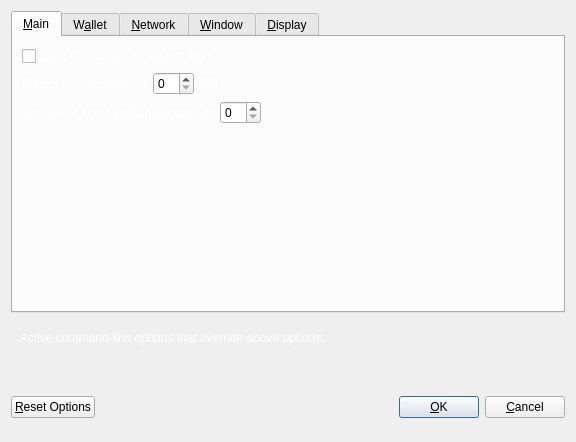
<?xml version="1.0" encoding="UTF-8"?>
<ui version="4.0">
 <class>OptionsDialog</class>
 <widget class="QDialog" name="OptionsDialog">
  <property name="geometry">
   <rect>
    <x>0</x>
    <y>0</y>
    <width>576</width>
    <height>442</height>
   </rect>
  </property>
  <property name="windowTitle">
   <string>Options</string>
  </property>
  <property name="modal">
   <bool>true</bool>
  </property>
  <layout class="QVBoxLayout" name="verticalLayout">
   <item>
    <widget class="QTabWidget" name="tabWidget">
     <property name="currentIndex">
      <number>0</number>
     </property>
     <widget class="QWidget" name="tabMain">
      <attribute name="title">
       <string>&amp;Main</string>
      </attribute>
      <layout class="QVBoxLayout" name="verticalLayout_Main">
       <item>
        <widget class="QCheckBox" name="bitcoinAtStartup">
         <property name="toolTip">
          <string>Automatically start Caluracoin after logging in to the system.</string>
         </property>
         <property name="styleSheet">
          <string notr="true">color:#fff;</string>
         </property>
         <property name="text">
          <string>&amp;Start Caluracoin on system login</string>
         </property>
        </widget>
       </item>
       <item>
        <layout class="QHBoxLayout" name="horizontalLayout_2_Main">
         <item>
          <widget class="QLabel" name="databaseCacheLabel">
           <property name="styleSheet">
            <string notr="true">color:#fff;</string>
           </property>
           <property name="text">
            <string>Size of &amp;database cache</string>
           </property>
           <property name="textFormat">
            <enum>Qt::PlainText</enum>
           </property>
           <property name="buddy">
            <cstring>databaseCache</cstring>
           </property>
          </widget>
         </item>
         <item>
          <widget class="QSpinBox" name="databaseCache"/>
         </item>
         <item>
          <widget class="QLabel" name="databaseCacheUnitLabel">
           <property name="styleSheet">
            <string notr="true">color:#fff;</string>
           </property>
           <property name="text">
            <string>MB</string>
           </property>
           <property name="textFormat">
            <enum>Qt::PlainText</enum>
           </property>
          </widget>
         </item>
         <item>
          <spacer name="horizontalSpacer_2_Main">
           <property name="orientation">
            <enum>Qt::Horizontal</enum>
           </property>
           <property name="sizeHint" stdset="0">
            <size>
             <width>40</width>
             <height>20</height>
            </size>
           </property>
          </spacer>
         </item>
        </layout>
       </item>
       <item>
        <layout class="QHBoxLayout" name="horizontalLayout_3_Main">
         <item>
          <widget class="QLabel" name="threadsScriptVerifLabel">
           <property name="styleSheet">
            <string notr="true">color:#fff;</string>
           </property>
           <property name="text">
            <string>Number of script &amp;verification threads</string>
           </property>
           <property name="textFormat">
            <enum>Qt::PlainText</enum>
           </property>
           <property name="buddy">
            <cstring>threadsScriptVerif</cstring>
           </property>
          </widget>
         </item>
         <item>
          <widget class="QSpinBox" name="threadsScriptVerif">
           <property name="toolTip">
            <string>(0 = auto, &lt;0 = leave that many cores free)</string>
           </property>
          </widget>
         </item>
         <item>
          <spacer name="horizontalSpacer_3_Main">
           <property name="orientation">
            <enum>Qt::Horizontal</enum>
           </property>
           <property name="sizeHint" stdset="0">
            <size>
             <width>40</width>
             <height>20</height>
            </size>
           </property>
          </spacer>
         </item>
        </layout>
       </item>
       <item>
        <spacer name="verticalSpacer_2">
         <property name="orientation">
          <enum>Qt::Vertical</enum>
         </property>
         <property name="sizeHint" stdset="0">
          <size>
           <width>20</width>
           <height>40</height>
          </size>
         </property>
        </spacer>
       </item>
      </layout>
     </widget>
     <widget class="QWidget" name="tabWallet">
      <attribute name="title">
       <string>W&amp;allet</string>
      </attribute>
      <layout class="QVBoxLayout" name="verticalLayout_Wallet">
       <item>
        <layout class="QHBoxLayout" name="horizontalLayout_2_Wallet">
         <item>
          <widget class="QLabel" name="labelStakeSplitThresholdText">
           <property name="styleSheet">
            <string notr="true">color:#fff;</string>
           </property>
           <property name="text">
            <string>Stake split threshold:</string>
           </property>
          </widget>
         </item>
         <item>
          <widget class="QSpinBox" name="spinBoxStakeSplitThreshold">
           <property name="minimum">
            <number>1</number>
           </property>
           <property name="maximum">
            <number>999999</number>
           </property>
          </widget>
         </item>
        </layout>
       </item>
       <item>
        <widget class="QGroupBox" name="groupBox">
         <property name="styleSheet">
          <string notr="true">color:#fff;</string>
         </property>
         <property name="title">
          <string>Expert</string>
         </property>
         <layout class="QVBoxLayout" name="verticalLayout_2">
          <item>
           <widget class="QCheckBox" name="coinControlFeatures">
            <property name="toolTip">
             <string>Whether to show coin control features or not.</string>
            </property>
            <property name="styleSheet">
             <string notr="true">color:#fff;</string>
            </property>
            <property name="text">
             <string>Enable coin &amp;control features</string>
            </property>
           </widget>
          </item>
          <item>
           <widget class="QCheckBox" name="showMasternodesTab">
            <property name="toolTip">
             <string>Show additional tab listing all your masternodes in first sub-tab&lt;br/&gt;and all masternodes on the network in second sub-tab.</string>
            </property>
            <property name="styleSheet">
             <string notr="true">color:#fff;</string>
            </property>
            <property name="text">
             <string>Show Masternodes Tab</string>
            </property>
           </widget>
          </item>
          <item>
           <widget class="QCheckBox" name="spendZeroConfChange">
            <property name="toolTip">
             <string>If you disable the spending of unconfirmed change, the change from a transaction&lt;br/&gt;cannot be used until that transaction has at least one confirmation.&lt;br/&gt;This also affects how your balance is computed.</string>
            </property>
            <property name="styleSheet">
             <string notr="true">color:#fff;</string>
            </property>
            <property name="text">
             <string>&amp;Spend unconfirmed change</string>
            </property>
           </widget>
          </item>
         </layout>
        </widget>
       </item>
       <item>
        <spacer name="verticalSpacer_Wallet">
         <property name="orientation">
          <enum>Qt::Vertical</enum>
         </property>
         <property name="sizeHint" stdset="0">
          <size>
           <width>20</width>
           <height>40</height>
          </size>
         </property>
        </spacer>
       </item>
      </layout>
     </widget>
     <widget class="QWidget" name="tabNetwork">
      <attribute name="title">
       <string>&amp;Network</string>
      </attribute>
      <layout class="QVBoxLayout" name="verticalLayout_Network">
       <item>
        <widget class="QCheckBox" name="mapPortUpnp">
         <property name="toolTip">
          <string>Automatically open the Caluracoin client port on the router. This only works when your router supports UPnP and it is enabled.</string>
         </property>
         <property name="styleSheet">
          <string notr="true">color:#fff;</string>
         </property>
         <property name="text">
          <string>Map port using &amp;UPnP</string>
         </property>
        </widget>
       </item>
       <item>
        <widget class="QCheckBox" name="allowIncoming">
         <property name="toolTip">
          <string>Accept connections from outside</string>
         </property>
         <property name="styleSheet">
          <string notr="true">color:#fff;</string>
         </property>
         <property name="text">
          <string>Allow incoming connections</string>
         </property>
        </widget>
       </item>
       <item>
        <widget class="QCheckBox" name="connectSocks">
         <property name="toolTip">
          <string>Connect to the Caluracoin network through a SOCKS5 proxy.</string>
         </property>
         <property name="styleSheet">
          <string notr="true">color:#fff;</string>
         </property>
         <property name="text">
          <string>&amp;Connect through SOCKS5 proxy (default proxy):</string>
         </property>
        </widget>
       </item>
       <item>
        <layout class="QHBoxLayout" name="horizontalLayout_1_Network">
         <item>
          <widget class="QLabel" name="proxyIpLabel">
           <property name="styleSheet">
            <string notr="true">color:#fff;</string>
           </property>
           <property name="text">
            <string>Proxy &amp;IP:</string>
           </property>
           <property name="textFormat">
            <enum>Qt::PlainText</enum>
           </property>
           <property name="buddy">
            <cstring>proxyIp</cstring>
           </property>
          </widget>
         </item>
         <item>
          <widget class="QValidatedLineEdit" name="proxyIp">
           <property name="minimumSize">
            <size>
             <width>140</width>
             <height>0</height>
            </size>
           </property>
           <property name="maximumSize">
            <size>
             <width>140</width>
             <height>16777215</height>
            </size>
           </property>
           <property name="toolTip">
            <string>IP address of the proxy (e.g. IPv4: 127.0.0.1 / IPv6: ::1)</string>
           </property>
          </widget>
         </item>
         <item>
          <widget class="QLabel" name="proxyPortLabel">
           <property name="styleSheet">
            <string notr="true">color:#fff;</string>
           </property>
           <property name="text">
            <string>&amp;Port:</string>
           </property>
           <property name="textFormat">
            <enum>Qt::PlainText</enum>
           </property>
           <property name="buddy">
            <cstring>proxyPort</cstring>
           </property>
          </widget>
         </item>
         <item>
          <widget class="QLineEdit" name="proxyPort">
           <property name="minimumSize">
            <size>
             <width>55</width>
             <height>0</height>
            </size>
           </property>
           <property name="maximumSize">
            <size>
             <width>55</width>
             <height>16777215</height>
            </size>
           </property>
           <property name="toolTip">
            <string>Port of the proxy (e.g. 9050)</string>
           </property>
          </widget>
         </item>
         <item>
          <spacer name="horizontalSpacer_1_Network">
           <property name="orientation">
            <enum>Qt::Horizontal</enum>
           </property>
           <property name="sizeHint" stdset="0">
            <size>
             <width>40</width>
             <height>20</height>
            </size>
           </property>
          </spacer>
         </item>
        </layout>
       </item>
       <item>
        <spacer name="verticalSpacer_Network">
         <property name="orientation">
          <enum>Qt::Vertical</enum>
         </property>
         <property name="sizeHint" stdset="0">
          <size>
           <width>20</width>
           <height>40</height>
          </size>
         </property>
        </spacer>
       </item>
      </layout>
     </widget>
     <widget class="QWidget" name="tabWindow">
      <attribute name="title">
       <string>&amp;Window</string>
      </attribute>
      <layout class="QVBoxLayout" name="verticalLayout_Window">
       <item>
        <widget class="QCheckBox" name="minimizeToTray">
         <property name="toolTip">
          <string>Show only a tray icon after minimizing the window.</string>
         </property>
         <property name="styleSheet">
          <string notr="true">color:#fff;</string>
         </property>
         <property name="text">
          <string>&amp;Minimize to the tray instead of the taskbar</string>
         </property>
        </widget>
       </item>
       <item>
        <widget class="QCheckBox" name="minimizeOnClose">
         <property name="toolTip">
          <string>Minimize instead of exit the application when the window is closed. When this option is enabled, the application will be closed only after selecting Quit in the menu.</string>
         </property>
         <property name="styleSheet">
          <string notr="true">color:#fff;</string>
         </property>
         <property name="text">
          <string>M&amp;inimize on close</string>
         </property>
        </widget>
       </item>
       <item>
        <spacer name="verticalSpacer_Window">
         <property name="orientation">
          <enum>Qt::Vertical</enum>
         </property>
         <property name="sizeHint" stdset="0">
          <size>
           <width>20</width>
           <height>40</height>
          </size>
         </property>
        </spacer>
       </item>
      </layout>
     </widget>
     <widget class="QWidget" name="tabDisplay">
      <attribute name="title">
       <string>&amp;Display</string>
      </attribute>
      <layout class="QVBoxLayout" name="verticalLayout_Display">
       <item>
        <layout class="QHBoxLayout" name="horizontalLayout_1_Display">
         <item>
          <widget class="QLabel" name="langLabel">
           <property name="styleSheet">
            <string notr="true">color:#fff;</string>
           </property>
           <property name="text">
            <string>User Interface &amp;language:</string>
           </property>
           <property name="textFormat">
            <enum>Qt::PlainText</enum>
           </property>
           <property name="buddy">
            <cstring>lang</cstring>
           </property>
          </widget>
         </item>
         <item>
          <widget class="QValueComboBox" name="lang">
           <property name="toolTip">
            <string>The user interface language can be set here. This setting will take effect after restarting Caluracoin.</string>
           </property>
          </widget>
         </item>
        </layout>
       </item>
       <item>
        <widget class="Line" name="line">
         <property name="orientation">
          <enum>Qt::Horizontal</enum>
         </property>
        </widget>
       </item>
       <item>
        <layout class="QHBoxLayout" name="horizontalLayout_2_Display">
         <item>
          <widget class="QLabel" name="unitLabel">
           <property name="styleSheet">
            <string notr="true">color:#fff;</string>
           </property>
           <property name="text">
            <string>&amp;Unit to show amounts in:</string>
           </property>
           <property name="textFormat">
            <enum>Qt::PlainText</enum>
           </property>
           <property name="buddy">
            <cstring>unit</cstring>
           </property>
          </widget>
         </item>
         <item>
          <widget class="QValueComboBox" name="unit">
           <property name="toolTip">
            <string>Choose the default subdivision unit to show in the interface and when sending coins.</string>
           </property>
          </widget>
         </item>
        </layout>
       </item>
       <item>
        <layout class="QHBoxLayout" name="horizontalLayout_5_Display">
         <item>
          <widget class="QLabel" name="digitsLabel">
           <property name="styleSheet">
            <string notr="true">color:#fff;</string>
           </property>
           <property name="text">
            <string>Decimal digits</string>
           </property>
          </widget>
         </item>
         <item>
          <widget class="QValueComboBox" name="digits"/>
         </item>
        </layout>
       </item>
       <item>
        <layout class="QHBoxLayout" name="horizontalLayout_3_Display">
         <item>
          <widget class="QLabel" name="thirdPartyTxUrlsLabel">
           <property name="toolTip">
            <string>Third party URLs (e.g. a block explorer) that appear in the transactions tab as context menu items. %s in the URL is replaced by transaction hash. Multiple URLs are separated by vertical bar |.</string>
           </property>
           <property name="styleSheet">
            <string notr="true">color:#fff;</string>
           </property>
           <property name="text">
            <string>Third party transaction URLs</string>
           </property>
           <property name="buddy">
            <cstring>thirdPartyTxUrls</cstring>
           </property>
          </widget>
         </item>
         <item>
          <widget class="QLineEdit" name="thirdPartyTxUrls">
           <property name="toolTip">
            <string>Third party URLs (e.g. a block explorer) that appear in the transactions tab as context menu items. %s in the URL is replaced by transaction hash. Multiple URLs are separated by vertical bar |.</string>
           </property>
          </widget>
         </item>
        </layout>
       </item>
       <item>
        <spacer name="verticalSpacer">
         <property name="orientation">
          <enum>Qt::Vertical</enum>
         </property>
         <property name="sizeHint" stdset="0">
          <size>
           <width>20</width>
           <height>40</height>
          </size>
         </property>
        </spacer>
       </item>
      </layout>
     </widget>
    </widget>
   </item>
   <item>
    <widget class="QFrame" name="frame">
     <layout class="QVBoxLayout" name="verticalLayout_Bottom">
      <item>
       <layout class="QHBoxLayout" name="horizontalLayout_Bottom">
        <item>
         <widget class="QLabel" name="overriddenByCommandLineInfoLabel">
          <property name="styleSheet">
           <string notr="true">color:#fff;</string>
          </property>
          <property name="text">
           <string>Active command-line options that override above options:</string>
          </property>
          <property name="textFormat">
           <enum>Qt::PlainText</enum>
          </property>
         </widget>
        </item>
        <item>
         <spacer name="horizontalSpacer_Bottom">
          <property name="orientation">
           <enum>Qt::Horizontal</enum>
          </property>
          <property name="sizeHint" stdset="0">
           <size>
            <width>40</width>
            <height>20</height>
           </size>
          </property>
         </spacer>
        </item>
       </layout>
      </item>
      <item>
       <widget class="QLabel" name="overriddenByCommandLineLabel">
        <property name="text">
         <string/>
        </property>
        <property name="textFormat">
         <enum>Qt::PlainText</enum>
        </property>
        <property name="wordWrap">
         <bool>true</bool>
        </property>
       </widget>
      </item>
     </layout>
    </widget>
   </item>
   <item>
    <layout class="QHBoxLayout" name="horizontalLayout_Buttons">
     <item>
      <widget class="QPushButton" name="resetButton">
       <property name="toolTip">
        <string>Reset all client options to default.</string>
       </property>
       <property name="text">
        <string>&amp;Reset Options</string>
       </property>
       <property name="autoDefault">
        <bool>false</bool>
       </property>
      </widget>
     </item>
     <item>
      <spacer name="horizontalSpacer_1">
       <property name="orientation">
        <enum>Qt::Horizontal</enum>
       </property>
       <property name="sizeHint" stdset="0">
        <size>
         <width>40</width>
         <height>48</height>
        </size>
       </property>
      </spacer>
     </item>
     <item>
      <widget class="QLabel" name="statusLabel">
       <property name="minimumSize">
        <size>
         <width>200</width>
         <height>0</height>
        </size>
       </property>
       <property name="font">
        <font>
         <weight>75</weight>
         <bold>true</bold>
        </font>
       </property>
       <property name="text">
        <string/>
       </property>
       <property name="textFormat">
        <enum>Qt::PlainText</enum>
       </property>
       <property name="wordWrap">
        <bool>true</bool>
       </property>
      </widget>
     </item>
     <item>
      <spacer name="horizontalSpacer_2">
       <property name="orientation">
        <enum>Qt::Horizontal</enum>
       </property>
       <property name="sizeHint" stdset="0">
        <size>
         <width>40</width>
         <height>48</height>
        </size>
       </property>
      </spacer>
     </item>
     <item>
      <widget class="QPushButton" name="okButton">
       <property name="text">
        <string>&amp;OK</string>
       </property>
       <property name="autoDefault">
        <bool>false</bool>
       </property>
       <property name="default">
        <bool>true</bool>
       </property>
      </widget>
     </item>
     <item>
      <widget class="QPushButton" name="cancelButton">
       <property name="text">
        <string>&amp;Cancel</string>
       </property>
       <property name="autoDefault">
        <bool>false</bool>
       </property>
      </widget>
     </item>
    </layout>
   </item>
  </layout>
 </widget>
 <customwidgets>
  <customwidget>
   <class>QValidatedLineEdit</class>
   <extends>QLineEdit</extends>
   <header>qvalidatedlineedit.h</header>
  </customwidget>
  <customwidget>
   <class>QValueComboBox</class>
   <extends>QComboBox</extends>
   <header>qvaluecombobox.h</header>
  </customwidget>
 </customwidgets>
 <resources/>
 <connections/>
</ui>
